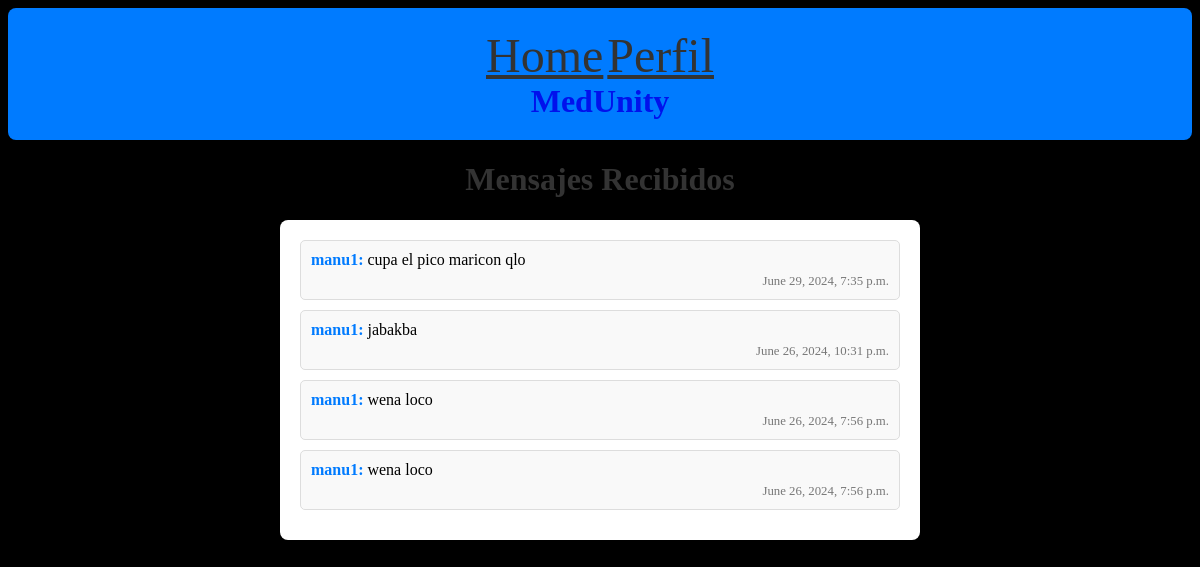
The page /enviar_mensaje/ (signed in) on the database its author committed.
### myapp/models.py (models this page shows, shortened)
class Mensaje(models.Model):
    remitente = models.ForeignKey(User, related_name='mensajes_enviados', on_delete=models.CASCADE)
    destinatario = models.ForeignKey(User, related_name='mensajes_recibidos', on_delete=models.CASCADE)
    contenido = models.TextField()
    fecha_envio = models.DateTimeField(auto_now_add=True)

### myapp/views.py (the view)
# urls.py: path('enviar_mensaje/', views.enviar_mensaje, name='enviar_mensaje'),
def enviar_mensaje(request):
    if request.method == 'POST':
        form = MensajeForm(request.POST)
        if form.is_valid():
            mensaje = form.save(commit=False)
            mensaje.remitente = request.user
            mensaje.save()
            messages.success(request, 'Mensaje enviado correctamente.')
            return redirect('enviar_mensaje')
    elif request.method == 'GET':
        mensajes = Mensaje.objects.filter(destinatario=request.user).order_by('-fecha_envio')
        return render(request, 'recibidos.html', {'mensajes': mensajes})
    else:
        form = MensajeForm()
    return render(request, 'mensaje.html', {'form': form})

### myapp/templates/recibidos.html
{% load static %}
<!DOCTYPE html>
<html>
<head>
    <link rel="stylesheet" href="{% static 'recibido.css' %}">
</head>
<body>
    <header>
        <div class="encabezado">
            <nav class="nav-enlaces">
                <a href="{% url 'inicio' %}" class="enlaces">Home</a>
                <a href="{% url 'addPaciente' %}" class="enlaces">Perfil</a>
            </nav>
            <h1 class="titulo">MedUnity</h1>
        </div>
    </header>
    <h1>Mensajes Recibidos</h1>
    <div id="mensajes">
        {% for mensaje in mensajes %}
            <div class="mensaje">
                <strong>{{ mensaje.remitente.username }}:</strong> {{ mensaje.contenido }}
                <span class="fecha">{{ mensaje.fecha_envio }}</span>
            </div>
        {% endfor %}
    </div>
</body>
</html>

### myapp/static/recibido.css (style rules this page uses)
body { height: 100vh; background-color: #000; background-image: url('https://static9.depositphotos.com/1007566/1177/v/450/depositphotos_11771181-stock-illustration-medical-symbol.jpg'); background-size: cover; background-position: center; background-repeat: no-repeat; }
h1 { text-align: center; color: #333; }
#mensajes { margin: 20px auto; max-width: 600px; background-color: #fff; border-radius: 8px; box-shadow: 0 0 10px rgba(0, 0, 0, 0.1); padding: 20px; }
.mensaje { background-color: #f9f9f9; border: 1px solid #ddd; border-radius: 5px; padding: 10px; margin-bottom: 10px; transition: background-color 0.3s; }
.mensaje strong { color: #007bff; font-weight: bold; }
.fecha { display: block; color: #777; font-size: 0.8rem; margin-top: 5px; text-align: right; }
.encabezado { text-align: center; background-color: #007bff; color: #fff; padding: 20px; border-radius: 8px; margin-bottom: 20px; }
.encabezado h1 { margin: 0; font-size: 2rem; color: #0111ec; }
.enlaces { font-size: 3rem; color: #333; transition: text-shadow 0.3s ease-in-out; }

### rows shown on the page
Mensaje: remitente.username "manu1", contenido "cupa el pico maricon qlo", fecha_envio "June 29, 2024, 7:35 p.m."
Mensaje: remitente.username "manu1", contenido "jabakba", fecha_envio "June 26, 2024, 10:31 p.m."
Mensaje: remitente.username "manu1", contenido "wena loco", fecha_envio "June 26, 2024, 7:56 p.m."
Mensaje: remitente.username "manu1", contenido "wena loco", fecha_envio "June 26, 2024, 7:56 p.m."
